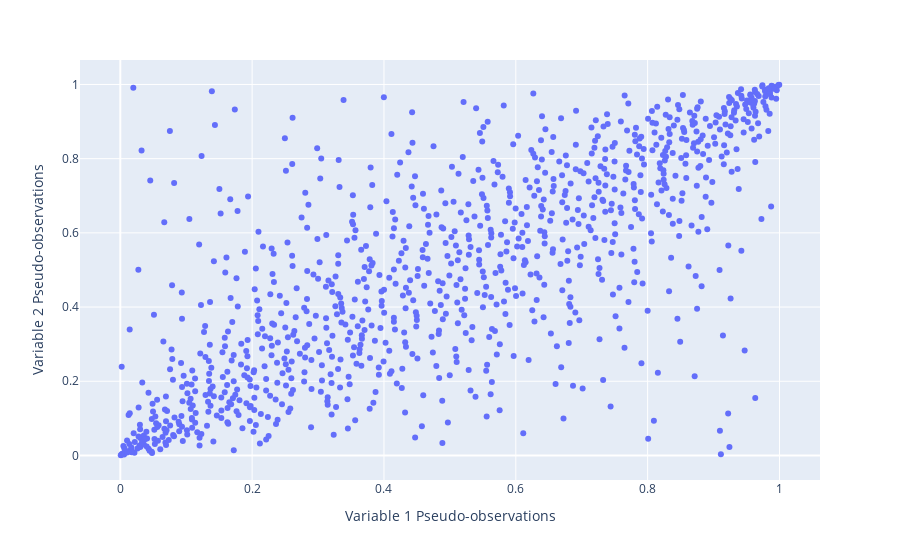

Source (notebook cell):
### Code cell
px.scatter(
    x=cop_sims[:, 0],
    y=cop_sims[:, 1],
    labels={
        "x": "Variable 1 Pseudo-observations",
        "y": "Variable 2 Pseudo-observations"
    }
)

### Figure 1 — Plotly figure (JSON) as saved in the notebook; plotly's stock layout.template omitted (floating-point values rounded to 4 significant figures; data arrays with more than 128 entries replaced by an {"elided": "..."} marker saying what was removed)
{"data": [{"hovertemplate": "Variable 1 Pseudo-observations=%{x}<br>Variable 2 Pseudo-observations=%{y}<extra></extra>", "legendgroup": "", "marker": {"color": "#636efa", "symbol": "circle"}, "mode": "markers", "name": "", "orientation": "v", "showlegend": false, "type": "scatter", "x": {"elided": "1000 float values"}, "xaxis": "x", "y": {"elided": "1000 float values"}, "yaxis": "y"}], "layout": {"legend": {"tracegroupgap": 0}, "margin": {"t": 60}, "xaxis": {"anchor": "y", "domain": [0, 1], "title": {"text": "Variable 1 Pseudo-observations"}}, "yaxis": {"anchor": "x", "domain": [0, 1], "title": {"text": "Variable 2 Pseudo-observations"}}}}
